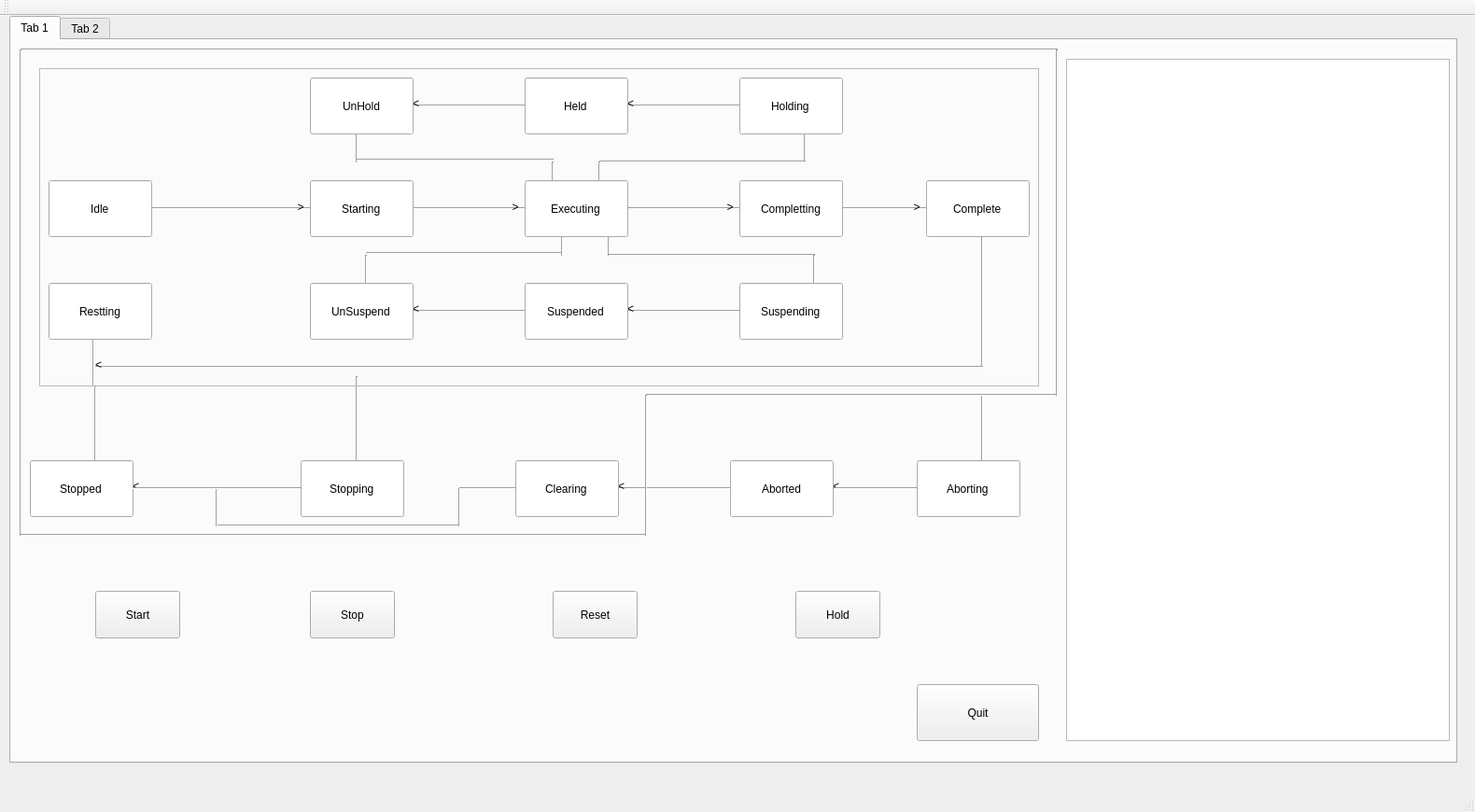
<?xml version="1.0" encoding="UTF-8"?>
<ui version="4.0">
 <class>MainWindow</class>
 <widget class="QMainWindow" name="MainWindow">
  <property name="geometry">
   <rect>
    <x>0</x>
    <y>0</y>
    <width>1580</width>
    <height>870</height>
   </rect>
  </property>
  <property name="windowTitle">
   <string>MainWindow</string>
  </property>
  <widget class="QWidget" name="centralWidget">
   <widget class="QTabWidget" name="tabWidget">
    <property name="geometry">
     <rect>
      <x>10</x>
      <y>0</y>
      <width>1551</width>
      <height>801</height>
     </rect>
    </property>
    <property name="currentIndex">
     <number>0</number>
    </property>
    <widget class="QWidget" name="Main">
     <attribute name="title">
      <string>Tab 1</string>
     </attribute>
     <widget class="Line" name="line_63">
      <property name="geometry">
       <rect>
        <x>360</x>
        <y>360</y>
        <width>20</width>
        <height>91</height>
       </rect>
      </property>
      <property name="orientation">
       <enum>Qt::Vertical</enum>
      </property>
     </widget>
     <widget class="QFrame" name="frame_2">
      <property name="geometry">
       <rect>
        <x>30</x>
        <y>30</y>
        <width>1071</width>
        <height>341</height>
       </rect>
      </property>
      <property name="styleSheet">
       <string notr="true">border-color: rgb(32, 74, 135);</string>
      </property>
      <property name="frameShape">
       <enum>QFrame::StyledPanel</enum>
      </property>
      <property name="frameShadow">
       <enum>QFrame::Raised</enum>
      </property>
      <widget class="Line" name="line_13">
       <property name="geometry">
        <rect>
         <x>630</x>
         <y>30</y>
         <width>121</width>
         <height>20</height>
        </rect>
       </property>
       <property name="orientation">
        <enum>Qt::Horizontal</enum>
       </property>
      </widget>
      <widget class="Line" name="line_14">
       <property name="geometry">
        <rect>
         <x>400</x>
         <y>30</y>
         <width>121</width>
         <height>20</height>
        </rect>
       </property>
       <property name="orientation">
        <enum>Qt::Horizontal</enum>
       </property>
      </widget>
      <widget class="Line" name="line_15">
       <property name="geometry">
        <rect>
         <x>630</x>
         <y>140</y>
         <width>121</width>
         <height>20</height>
        </rect>
       </property>
       <property name="orientation">
        <enum>Qt::Horizontal</enum>
       </property>
      </widget>
      <widget class="Line" name="line_16">
       <property name="geometry">
        <rect>
         <x>400</x>
         <y>140</y>
         <width>121</width>
         <height>20</height>
        </rect>
       </property>
       <property name="orientation">
        <enum>Qt::Horizontal</enum>
       </property>
      </widget>
      <widget class="Line" name="line_17">
       <property name="geometry">
        <rect>
         <x>400</x>
         <y>250</y>
         <width>121</width>
         <height>20</height>
        </rect>
       </property>
       <property name="orientation">
        <enum>Qt::Horizontal</enum>
       </property>
      </widget>
      <widget class="Line" name="line_18">
       <property name="geometry">
        <rect>
         <x>630</x>
         <y>250</y>
         <width>121</width>
         <height>20</height>
        </rect>
       </property>
       <property name="orientation">
        <enum>Qt::Horizontal</enum>
       </property>
      </widget>
      <widget class="Line" name="line_19">
       <property name="geometry">
        <rect>
         <x>330</x>
         <y>70</y>
         <width>20</width>
         <height>31</height>
        </rect>
       </property>
       <property name="orientation">
        <enum>Qt::Vertical</enum>
       </property>
      </widget>
      <widget class="Line" name="line_20">
       <property name="geometry">
        <rect>
         <x>340</x>
         <y>90</y>
         <width>211</width>
         <height>16</height>
        </rect>
       </property>
       <property name="orientation">
        <enum>Qt::Horizontal</enum>
       </property>
      </widget>
      <widget class="Line" name="line_21">
       <property name="geometry">
        <rect>
         <x>810</x>
         <y>70</y>
         <width>20</width>
         <height>31</height>
        </rect>
       </property>
       <property name="orientation">
        <enum>Qt::Vertical</enum>
       </property>
      </widget>
      <widget class="Line" name="line_22">
       <property name="geometry">
        <rect>
         <x>600</x>
         <y>90</y>
         <width>221</width>
         <height>20</height>
        </rect>
       </property>
       <property name="orientation">
        <enum>Qt::Horizontal</enum>
       </property>
      </widget>
      <widget class="Line" name="line_23">
       <property name="geometry">
        <rect>
         <x>540</x>
         <y>100</y>
         <width>20</width>
         <height>21</height>
        </rect>
       </property>
       <property name="orientation">
        <enum>Qt::Vertical</enum>
       </property>
      </widget>
      <widget class="Line" name="line_24">
       <property name="geometry">
        <rect>
         <x>590</x>
         <y>100</y>
         <width>20</width>
         <height>21</height>
        </rect>
       </property>
       <property name="orientation">
        <enum>Qt::Vertical</enum>
       </property>
      </widget>
      <widget class="Line" name="line_43">
       <property name="geometry">
        <rect>
         <x>340</x>
         <y>200</y>
         <width>20</width>
         <height>31</height>
        </rect>
       </property>
       <property name="orientation">
        <enum>Qt::Vertical</enum>
       </property>
      </widget>
      <widget class="Line" name="line_44">
       <property name="geometry">
        <rect>
         <x>350</x>
         <y>190</y>
         <width>211</width>
         <height>16</height>
        </rect>
       </property>
       <property name="orientation">
        <enum>Qt::Horizontal</enum>
       </property>
      </widget>
      <widget class="Line" name="line_45">
       <property name="geometry">
        <rect>
         <x>550</x>
         <y>180</y>
         <width>20</width>
         <height>21</height>
        </rect>
       </property>
       <property name="orientation">
        <enum>Qt::Vertical</enum>
       </property>
      </widget>
      <widget class="Line" name="line_46">
       <property name="geometry">
        <rect>
         <x>600</x>
         <y>180</y>
         <width>20</width>
         <height>21</height>
        </rect>
       </property>
       <property name="orientation">
        <enum>Qt::Vertical</enum>
       </property>
      </widget>
      <widget class="Line" name="line_48">
       <property name="geometry">
        <rect>
         <x>610</x>
         <y>190</y>
         <width>221</width>
         <height>20</height>
        </rect>
       </property>
       <property name="orientation">
        <enum>Qt::Horizontal</enum>
       </property>
      </widget>
      <widget class="Line" name="line_49">
       <property name="geometry">
        <rect>
         <x>820</x>
         <y>200</y>
         <width>20</width>
         <height>31</height>
        </rect>
       </property>
       <property name="orientation">
        <enum>Qt::Vertical</enum>
       </property>
      </widget>
      <widget class="QLabel" name="label_6">
       <property name="geometry">
        <rect>
         <x>630</x>
         <y>30</y>
         <width>67</width>
         <height>17</height>
        </rect>
       </property>
       <property name="text">
        <string>&lt;</string>
       </property>
      </widget>
      <widget class="QLabel" name="label_11">
       <property name="geometry">
        <rect>
         <x>400</x>
         <y>30</y>
         <width>67</width>
         <height>17</height>
        </rect>
       </property>
       <property name="text">
        <string>&lt;</string>
       </property>
      </widget>
      <widget class="QLabel" name="label_12">
       <property name="geometry">
        <rect>
         <x>630</x>
         <y>250</y>
         <width>67</width>
         <height>17</height>
        </rect>
       </property>
       <property name="text">
        <string>&lt;</string>
       </property>
      </widget>
      <widget class="QLabel" name="label_13">
       <property name="geometry">
        <rect>
         <x>400</x>
         <y>250</y>
         <width>67</width>
         <height>17</height>
        </rect>
       </property>
       <property name="text">
        <string>&lt;</string>
       </property>
      </widget>
      <widget class="Line" name="line_50">
       <property name="geometry">
        <rect>
         <x>1080</x>
         <y>-10</y>
         <width>20</width>
         <height>371</height>
        </rect>
       </property>
       <property name="orientation">
        <enum>Qt::Vertical</enum>
       </property>
      </widget>
      <widget class="QLabel" name="label_16">
       <property name="geometry">
        <rect>
         <x>110</x>
         <y>440</y>
         <width>67</width>
         <height>20</height>
        </rect>
       </property>
       <property name="text">
        <string>&lt;</string>
       </property>
      </widget>
      <widget class="Line" name="line_60">
       <property name="windowModality">
        <enum>Qt::WindowModal</enum>
       </property>
       <property name="geometry">
        <rect>
         <x>1000</x>
         <y>180</y>
         <width>20</width>
         <height>141</height>
        </rect>
       </property>
       <property name="orientation">
        <enum>Qt::Vertical</enum>
       </property>
      </widget>
      <widget class="Line" name="line_64">
       <property name="geometry">
        <rect>
         <x>60</x>
         <y>310</y>
         <width>951</width>
         <height>20</height>
        </rect>
       </property>
       <property name="orientation">
        <enum>Qt::Horizontal</enum>
       </property>
      </widget>
      <widget class="Line" name="line_65">
       <property name="geometry">
        <rect>
         <x>50</x>
         <y>290</y>
         <width>16</width>
         <height>131</height>
        </rect>
       </property>
       <property name="orientation">
        <enum>Qt::Vertical</enum>
       </property>
      </widget>
      <widget class="Line" name="line_66">
       <property name="geometry">
        <rect>
         <x>120</x>
         <y>140</y>
         <width>171</width>
         <height>20</height>
        </rect>
       </property>
       <property name="orientation">
        <enum>Qt::Horizontal</enum>
       </property>
      </widget>
      <widget class="QLabel" name="label_17">
       <property name="geometry">
        <rect>
         <x>220</x>
         <y>140</y>
         <width>67</width>
         <height>17</height>
        </rect>
       </property>
       <property name="text">
        <string>                 &gt;</string>
       </property>
      </widget>
      <widget class="QLabel" name="label_20">
       <property name="geometry">
        <rect>
         <x>450</x>
         <y>140</y>
         <width>67</width>
         <height>17</height>
        </rect>
       </property>
       <property name="text">
        <string>                 &gt;</string>
       </property>
      </widget>
      <widget class="Line" name="line_67">
       <property name="geometry">
        <rect>
         <x>860</x>
         <y>140</y>
         <width>91</width>
         <height>20</height>
        </rect>
       </property>
       <property name="orientation">
        <enum>Qt::Horizontal</enum>
       </property>
      </widget>
      <widget class="QLineEdit" name="unheld_lineEdit">
       <property name="geometry">
        <rect>
         <x>290</x>
         <y>10</y>
         <width>111</width>
         <height>61</height>
        </rect>
       </property>
       <property name="text">
        <string>UnHold</string>
       </property>
       <property name="alignment">
        <set>Qt::AlignCenter</set>
       </property>
      </widget>
      <widget class="QLineEdit" name="held_lineEdit">
       <property name="geometry">
        <rect>
         <x>520</x>
         <y>10</y>
         <width>111</width>
         <height>61</height>
        </rect>
       </property>
       <property name="text">
        <string>Held</string>
       </property>
       <property name="alignment">
        <set>Qt::AlignCenter</set>
       </property>
      </widget>
      <widget class="QLineEdit" name="holding_lineEdit">
       <property name="geometry">
        <rect>
         <x>750</x>
         <y>10</y>
         <width>111</width>
         <height>61</height>
        </rect>
       </property>
       <property name="text">
        <string>Holding</string>
       </property>
       <property name="alignment">
        <set>Qt::AlignCenter</set>
       </property>
      </widget>
      <widget class="QLineEdit" name="idle_lineEdit">
       <property name="geometry">
        <rect>
         <x>10</x>
         <y>120</y>
         <width>111</width>
         <height>61</height>
        </rect>
       </property>
       <property name="text">
        <string>Idle</string>
       </property>
       <property name="alignment">
        <set>Qt::AlignCenter</set>
       </property>
      </widget>
      <widget class="QLineEdit" name="starting_lineEdit">
       <property name="geometry">
        <rect>
         <x>290</x>
         <y>120</y>
         <width>111</width>
         <height>61</height>
        </rect>
       </property>
       <property name="text">
        <string>Starting</string>
       </property>
       <property name="alignment">
        <set>Qt::AlignCenter</set>
       </property>
      </widget>
      <widget class="QLineEdit" name="executing_lineEdit">
       <property name="geometry">
        <rect>
         <x>520</x>
         <y>120</y>
         <width>111</width>
         <height>61</height>
        </rect>
       </property>
       <property name="styleSheet">
        <string notr="true"/>
       </property>
       <property name="text">
        <string>Executing</string>
       </property>
       <property name="alignment">
        <set>Qt::AlignCenter</set>
       </property>
      </widget>
      <widget class="QLineEdit" name="completting_lineEdit">
       <property name="geometry">
        <rect>
         <x>750</x>
         <y>120</y>
         <width>111</width>
         <height>61</height>
        </rect>
       </property>
       <property name="text">
        <string>Completting</string>
       </property>
       <property name="alignment">
        <set>Qt::AlignCenter</set>
       </property>
      </widget>
      <widget class="QLineEdit" name="complete_lineEdit">
       <property name="geometry">
        <rect>
         <x>950</x>
         <y>120</y>
         <width>111</width>
         <height>61</height>
        </rect>
       </property>
       <property name="text">
        <string>Complete</string>
       </property>
       <property name="alignment">
        <set>Qt::AlignCenter</set>
       </property>
      </widget>
      <widget class="QLineEdit" name="restting_lineEdit">
       <property name="geometry">
        <rect>
         <x>10</x>
         <y>230</y>
         <width>111</width>
         <height>61</height>
        </rect>
       </property>
       <property name="text">
        <string>Restting</string>
       </property>
       <property name="alignment">
        <set>Qt::AlignCenter</set>
       </property>
      </widget>
      <widget class="QLineEdit" name="unsuspend_lineEdit">
       <property name="geometry">
        <rect>
         <x>290</x>
         <y>230</y>
         <width>111</width>
         <height>61</height>
        </rect>
       </property>
       <property name="text">
        <string>UnSuspend</string>
       </property>
       <property name="alignment">
        <set>Qt::AlignCenter</set>
       </property>
      </widget>
      <widget class="QLineEdit" name="suspended_lineEdit">
       <property name="geometry">
        <rect>
         <x>520</x>
         <y>230</y>
         <width>111</width>
         <height>61</height>
        </rect>
       </property>
       <property name="text">
        <string>Suspended</string>
       </property>
       <property name="alignment">
        <set>Qt::AlignCenter</set>
       </property>
      </widget>
      <widget class="QLineEdit" name="Suspending_lineEdit">
       <property name="geometry">
        <rect>
         <x>750</x>
         <y>230</y>
         <width>111</width>
         <height>61</height>
        </rect>
       </property>
       <property name="text">
        <string>Suspending</string>
       </property>
       <property name="alignment">
        <set>Qt::AlignCenter</set>
       </property>
      </widget>
      <widget class="QLabel" name="label_21">
       <property name="geometry">
        <rect>
         <x>1260</x>
         <y>-130</y>
         <width>67</width>
         <height>17</height>
        </rect>
       </property>
       <property name="text">
        <string>TextLabel</string>
       </property>
      </widget>
      <widget class="QLabel" name="label_22">
       <property name="geometry">
        <rect>
         <x>60</x>
         <y>310</y>
         <width>67</width>
         <height>17</height>
        </rect>
       </property>
       <property name="text">
        <string>&lt;</string>
       </property>
      </widget>
     </widget>
     <widget class="Line" name="line_52">
      <property name="geometry">
       <rect>
        <x>650</x>
        <y>470</y>
        <width>121</width>
        <height>20</height>
       </rect>
      </property>
      <property name="orientation">
       <enum>Qt::Horizontal</enum>
      </property>
     </widget>
     <widget class="Line" name="line_55">
      <property name="geometry">
       <rect>
        <x>220</x>
        <y>510</y>
        <width>261</width>
        <height>20</height>
       </rect>
      </property>
      <property name="orientation">
       <enum>Qt::Horizontal</enum>
      </property>
     </widget>
     <widget class="QTextEdit" name="textEdit">
      <property name="geometry">
       <rect>
        <x>1130</x>
        <y>20</y>
        <width>411</width>
        <height>731</height>
       </rect>
      </property>
     </widget>
     <widget class="QPushButton" name="stop_pushButton">
      <property name="geometry">
       <rect>
        <x>320</x>
        <y>590</y>
        <width>91</width>
        <height>51</height>
       </rect>
      </property>
      <property name="styleSheet">
       <string notr="true">selection-background-color: qradialgradient(spread:pad, cx:0.5, cy:0.5, radius:0.5, fx:0.5, fy:0.5, stop:0 rgba(0, 0, 0, 0), stop:0.52 rgba(0, 0, 0, 0), stop:0.565 rgba(82, 121, 76, 33), stop:0.65 rgba(159, 235, 148, 64), stop:0.721925 rgba(255, 238, 150, 129), stop:0.77 rgba(255, 128, 128, 204), stop:0.89 rgba(191, 128, 255, 64), stop:1 rgba(0, 0, 0, 0));</string>
      </property>
      <property name="text">
       <string>Stop</string>
      </property>
      <property name="checkable">
       <bool>true</bool>
      </property>
     </widget>
     <widget class="Line" name="line_68">
      <property name="geometry">
       <rect>
        <x>80</x>
        <y>370</y>
        <width>20</width>
        <height>81</height>
       </rect>
      </property>
      <property name="orientation">
       <enum>Qt::Vertical</enum>
      </property>
     </widget>
     <widget class="Line" name="line_56">
      <property name="geometry">
       <rect>
        <x>210</x>
        <y>480</y>
        <width>20</width>
        <height>41</height>
       </rect>
      </property>
      <property name="orientation">
       <enum>Qt::Vertical</enum>
      </property>
     </widget>
     <widget class="Line" name="line_51">
      <property name="geometry">
       <rect>
        <x>10</x>
        <y>0</y>
        <width>1111</width>
        <height>21</height>
       </rect>
      </property>
      <property name="orientation">
       <enum>Qt::Horizontal</enum>
      </property>
     </widget>
     <widget class="QLabel" name="label_23">
      <property name="geometry">
       <rect>
        <x>880</x>
        <y>470</y>
        <width>67</width>
        <height>17</height>
       </rect>
      </property>
      <property name="text">
       <string>&lt;</string>
      </property>
     </widget>
     <widget class="QPushButton" name="Hold_pushButton">
      <property name="geometry">
       <rect>
        <x>840</x>
        <y>590</y>
        <width>91</width>
        <height>51</height>
       </rect>
      </property>
      <property name="text">
       <string>Hold</string>
      </property>
      <property name="checkable">
       <bool>true</bool>
      </property>
     </widget>
     <widget class="QPushButton" name="reset_pushButton">
      <property name="geometry">
       <rect>
        <x>580</x>
        <y>590</y>
        <width>91</width>
        <height>51</height>
       </rect>
      </property>
      <property name="styleSheet">
       <string notr="true">selection-background-color: qradialgradient(spread:pad, cx:0.5, cy:0.5, radius:0.5, fx:0.5, fy:0.5, stop:0 rgba(0, 0, 0, 0), stop:0.52 rgba(0, 0, 0, 0), stop:0.565 rgba(82, 121, 76, 33), stop:0.65 rgba(159, 235, 148, 64), stop:0.721925 rgba(255, 238, 150, 129), stop:0.77 rgba(255, 128, 128, 204), stop:0.89 rgba(191, 128, 255, 64), stop:1 rgba(0, 0, 0, 0));</string>
      </property>
      <property name="text">
       <string>Reset</string>
      </property>
      <property name="iconSize">
       <size>
        <width>16</width>
        <height>16</height>
       </size>
      </property>
      <property name="checkable">
       <bool>false</bool>
      </property>
     </widget>
     <widget class="QLabel" name="label_24">
      <property name="geometry">
       <rect>
        <x>130</x>
        <y>470</y>
        <width>67</width>
        <height>17</height>
       </rect>
      </property>
      <property name="text">
       <string>&lt;</string>
      </property>
     </widget>
     <widget class="Line" name="line_69">
      <property name="geometry">
       <rect>
        <x>1030</x>
        <y>380</y>
        <width>20</width>
        <height>71</height>
       </rect>
      </property>
      <property name="orientation">
       <enum>Qt::Vertical</enum>
      </property>
     </widget>
     <widget class="Line" name="line_53">
      <property name="geometry">
       <rect>
        <x>880</x>
        <y>470</y>
        <width>91</width>
        <height>20</height>
       </rect>
      </property>
      <property name="orientation">
       <enum>Qt::Horizontal</enum>
      </property>
     </widget>
     <widget class="Line" name="line_54">
      <property name="geometry">
       <rect>
        <x>470</x>
        <y>480</y>
        <width>20</width>
        <height>41</height>
       </rect>
      </property>
      <property name="orientation">
       <enum>Qt::Vertical</enum>
      </property>
     </widget>
     <widget class="QLabel" name="label_25">
      <property name="geometry">
       <rect>
        <x>910</x>
        <y>170</y>
        <width>67</width>
        <height>17</height>
       </rect>
      </property>
      <property name="text">
       <string>                 &gt;</string>
      </property>
     </widget>
     <widget class="QLineEdit" name="stopping_lineEdit">
      <property name="geometry">
       <rect>
        <x>310</x>
        <y>450</y>
        <width>111</width>
        <height>61</height>
       </rect>
      </property>
      <property name="text">
       <string>Stopping</string>
      </property>
      <property name="alignment">
       <set>Qt::AlignCenter</set>
      </property>
     </widget>
     <widget class="Line" name="line_70">
      <property name="geometry">
       <rect>
        <x>680</x>
        <y>370</y>
        <width>441</width>
        <height>20</height>
       </rect>
      </property>
      <property name="orientation">
       <enum>Qt::Horizontal</enum>
      </property>
     </widget>
     <widget class="Line" name="line_71">
      <property name="geometry">
       <rect>
        <x>1110</x>
        <y>10</y>
        <width>20</width>
        <height>371</height>
       </rect>
      </property>
      <property name="orientation">
       <enum>Qt::Vertical</enum>
      </property>
     </widget>
     <widget class="QLineEdit" name="stopped_lineEdit">
      <property name="geometry">
       <rect>
        <x>20</x>
        <y>450</y>
        <width>111</width>
        <height>61</height>
       </rect>
      </property>
      <property name="text">
       <string>Stopped</string>
      </property>
      <property name="alignment">
       <set>Qt::AlignCenter</set>
      </property>
     </widget>
     <widget class="QPushButton" name="quit_pushButton">
      <property name="geometry">
       <rect>
        <x>970</x>
        <y>690</y>
        <width>131</width>
        <height>61</height>
       </rect>
      </property>
      <property name="text">
       <string>Quit</string>
      </property>
     </widget>
     <widget class="Line" name="line_73">
      <property name="geometry">
       <rect>
        <x>130</x>
        <y>470</y>
        <width>181</width>
        <height>20</height>
       </rect>
      </property>
      <property name="orientation">
       <enum>Qt::Horizontal</enum>
      </property>
     </widget>
     <widget class="QLineEdit" name="aborted_lineEdit">
      <property name="geometry">
       <rect>
        <x>770</x>
        <y>450</y>
        <width>111</width>
        <height>61</height>
       </rect>
      </property>
      <property name="text">
       <string>Aborted</string>
      </property>
      <property name="alignment">
       <set>Qt::AlignCenter</set>
      </property>
     </widget>
     <widget class="Line" name="line_74">
      <property name="geometry">
       <rect>
        <x>-10</x>
        <y>10</y>
        <width>41</width>
        <height>521</height>
       </rect>
      </property>
      <property name="orientation">
       <enum>Qt::Vertical</enum>
      </property>
     </widget>
     <widget class="QLabel" name="label_28">
      <property name="geometry">
       <rect>
        <x>650</x>
        <y>470</y>
        <width>67</width>
        <height>17</height>
       </rect>
      </property>
      <property name="text">
       <string>&lt;</string>
      </property>
     </widget>
     <widget class="QPushButton" name="start_pushButton">
      <property name="geometry">
       <rect>
        <x>90</x>
        <y>590</y>
        <width>91</width>
        <height>51</height>
       </rect>
      </property>
      <property name="styleSheet">
       <string notr="true">selection-background-color: qradialgradient(spread:pad, cx:0.5, cy:0.5, radius:0.5, fx:0.5, fy:0.5, stop:0 rgba(0, 0, 0, 0), stop:0.52 rgba(0, 0, 0, 0), stop:0.565 rgba(82, 121, 76, 33), stop:0.65 rgba(159, 235, 148, 64), stop:0.721925 rgba(255, 238, 150, 129), stop:0.77 rgba(255, 128, 128, 204), stop:0.89 rgba(191, 128, 255, 64), stop:1 rgba(255, 255, 255, 0));</string>
      </property>
      <property name="text">
       <string>Start</string>
      </property>
      <property name="shortcut">
       <string notr="true"/>
      </property>
      <property name="checkable">
       <bool>false</bool>
      </property>
      <property name="checked">
       <bool>false</bool>
      </property>
      <property name="autoRepeat">
       <bool>false</bool>
      </property>
     </widget>
     <widget class="Line" name="line_75">
      <property name="geometry">
       <rect>
        <x>10</x>
        <y>520</y>
        <width>671</width>
        <height>21</height>
       </rect>
      </property>
      <property name="orientation">
       <enum>Qt::Horizontal</enum>
      </property>
     </widget>
     <widget class="QLineEdit" name="aborting_lineEdit">
      <property name="geometry">
       <rect>
        <x>970</x>
        <y>450</y>
        <width>111</width>
        <height>61</height>
       </rect>
      </property>
      <property name="text">
       <string>Aborting</string>
      </property>
      <property name="alignment">
       <set>Qt::AlignCenter</set>
      </property>
     </widget>
     <widget class="Line" name="line_76">
      <property name="geometry">
       <rect>
        <x>670</x>
        <y>380</y>
        <width>20</width>
        <height>151</height>
       </rect>
      </property>
      <property name="orientation">
       <enum>Qt::Vertical</enum>
      </property>
     </widget>
     <widget class="QLineEdit" name="clearing_lineEdit">
      <property name="geometry">
       <rect>
        <x>540</x>
        <y>450</y>
        <width>111</width>
        <height>61</height>
       </rect>
      </property>
      <property name="text">
       <string>Clearing</string>
      </property>
      <property name="alignment">
       <set>Qt::AlignCenter</set>
      </property>
     </widget>
     <widget class="QLabel" name="label_29">
      <property name="geometry">
       <rect>
        <x>710</x>
        <y>170</y>
        <width>67</width>
        <height>17</height>
       </rect>
      </property>
      <property name="text">
       <string>                 &gt;</string>
      </property>
     </widget>
     <widget class="Line" name="line_77">
      <property name="geometry">
       <rect>
        <x>480</x>
        <y>470</y>
        <width>61</width>
        <height>20</height>
       </rect>
      </property>
      <property name="orientation">
       <enum>Qt::Horizontal</enum>
      </property>
     </widget>
    </widget>
    <widget class="QWidget" name="OEE">
     <attribute name="title">
      <string>Tab 2</string>
     </attribute>
     <widget class="QLabel" name="label_30">
      <property name="geometry">
       <rect>
        <x>550</x>
        <y>160</y>
        <width>141</width>
        <height>31</height>
       </rect>
      </property>
      <property name="text">
       <string>Succesful Orders:</string>
      </property>
     </widget>
     <widget class="QLabel" name="label_31">
      <property name="geometry">
       <rect>
        <x>40</x>
        <y>40</y>
        <width>111</width>
        <height>17</height>
       </rect>
      </property>
      <property name="text">
       <string>Current Time:</string>
      </property>
     </widget>
     <widget class="QLCDNumber" name="totalOrdersCount_lcd">
      <property name="geometry">
       <rect>
        <x>220</x>
        <y>150</y>
        <width>121</width>
        <height>51</height>
       </rect>
      </property>
     </widget>
     <widget class="QLabel" name="label_32">
      <property name="geometry">
       <rect>
        <x>1090</x>
        <y>160</y>
        <width>141</width>
        <height>31</height>
       </rect>
      </property>
      <property name="text">
       <string> Fault Orders:</string>
      </property>
     </widget>
     <widget class="QLabel" name="label_33">
      <property name="geometry">
       <rect>
        <x>1100</x>
        <y>40</y>
        <width>131</width>
        <height>17</height>
       </rect>
      </property>
      <property name="text">
       <string>Total Time:</string>
      </property>
     </widget>
     <widget class="QLCDNumber" name="CurrentTime_lcd">
      <property name="geometry">
       <rect>
        <x>220</x>
        <y>20</y>
        <width>121</width>
        <height>51</height>
       </rect>
      </property>
     </widget>
     <widget class="QLabel" name="label_34">
      <property name="geometry">
       <rect>
        <x>550</x>
        <y>40</y>
        <width>131</width>
        <height>17</height>
       </rect>
      </property>
      <property name="text">
       <string>Run Time:</string>
      </property>
     </widget>
     <widget class="QLCDNumber" name="faultsOrdersCount_lcd">
      <property name="geometry">
       <rect>
        <x>1300</x>
        <y>150</y>
        <width>131</width>
        <height>61</height>
       </rect>
      </property>
     </widget>
     <widget class="QLabel" name="label_35">
      <property name="geometry">
       <rect>
        <x>40</x>
        <y>160</y>
        <width>141</width>
        <height>31</height>
       </rect>
      </property>
      <property name="text">
       <string> Total Orders:</string>
      </property>
     </widget>
     <widget class="QLCDNumber" name="SuccesfulOrdersCount_lcd">
      <property name="geometry">
       <rect>
        <x>750</x>
        <y>140</y>
        <width>141</width>
        <height>61</height>
       </rect>
      </property>
     </widget>
     <widget class="QLabel" name="label_36">
      <property name="geometry">
       <rect>
        <x>40</x>
        <y>300</y>
        <width>141</width>
        <height>31</height>
       </rect>
      </property>
      <property name="text">
       <string>Availabilty</string>
      </property>
     </widget>
     <widget class="QLCDNumber" name="availabilty_lcd">
      <property name="geometry">
       <rect>
        <x>220</x>
        <y>290</y>
        <width>121</width>
        <height>51</height>
       </rect>
      </property>
     </widget>
     <widget class="QLCDNumber" name="performance_lcd">
      <property name="geometry">
       <rect>
        <x>220</x>
        <y>430</y>
        <width>121</width>
        <height>51</height>
       </rect>
      </property>
     </widget>
     <widget class="QLabel" name="label_64">
      <property name="geometry">
       <rect>
        <x>40</x>
        <y>440</y>
        <width>141</width>
        <height>31</height>
       </rect>
      </property>
      <property name="text">
       <string>Performance</string>
      </property>
     </widget>
     <widget class="QLCDNumber" name="quality_lcd">
      <property name="geometry">
       <rect>
        <x>220</x>
        <y>550</y>
        <width>121</width>
        <height>51</height>
       </rect>
      </property>
     </widget>
     <widget class="QLabel" name="label_65">
      <property name="geometry">
       <rect>
        <x>40</x>
        <y>560</y>
        <width>141</width>
        <height>31</height>
       </rect>
      </property>
      <property name="text">
       <string>Quality</string>
      </property>
     </widget>
     <widget class="QLCDNumber" name="oee_lcd">
      <property name="geometry">
       <rect>
        <x>220</x>
        <y>690</y>
        <width>121</width>
        <height>51</height>
       </rect>
      </property>
     </widget>
     <widget class="QLabel" name="label_66">
      <property name="geometry">
       <rect>
        <x>40</x>
        <y>700</y>
        <width>141</width>
        <height>31</height>
       </rect>
      </property>
      <property name="text">
       <string>OEE</string>
      </property>
     </widget>
     <widget class="QProgressBar" name="availabilty_progressBar">
      <property name="geometry">
       <rect>
        <x>530</x>
        <y>290</y>
        <width>971</width>
        <height>51</height>
       </rect>
      </property>
      <property name="value">
       <number>24</number>
      </property>
     </widget>
     <widget class="QProgressBar" name="performance_progressBar">
      <property name="geometry">
       <rect>
        <x>530</x>
        <y>420</y>
        <width>971</width>
        <height>51</height>
       </rect>
      </property>
      <property name="value">
       <number>24</number>
      </property>
     </widget>
     <widget class="QProgressBar" name="quality_progressBar">
      <property name="geometry">
       <rect>
        <x>530</x>
        <y>550</y>
        <width>971</width>
        <height>51</height>
       </rect>
      </property>
      <property name="value">
       <number>24</number>
      </property>
     </widget>
     <widget class="QProgressBar" name="oee_progressBar">
      <property name="geometry">
       <rect>
        <x>530</x>
        <y>700</y>
        <width>971</width>
        <height>51</height>
       </rect>
      </property>
      <property name="value">
       <number>24</number>
      </property>
     </widget>
     <widget class="QLineEdit" name="runTime_lineEdit">
      <property name="geometry">
       <rect>
        <x>750</x>
        <y>20</y>
        <width>61</width>
        <height>51</height>
       </rect>
      </property>
     </widget>
     <widget class="QLineEdit" name="runtime_lineEdit_2">
      <property name="geometry">
       <rect>
        <x>830</x>
        <y>20</y>
        <width>61</width>
        <height>51</height>
       </rect>
      </property>
     </widget>
     <widget class="QLabel" name="label_37">
      <property name="geometry">
       <rect>
        <x>810</x>
        <y>30</y>
        <width>20</width>
        <height>41</height>
       </rect>
      </property>
      <property name="text">
       <string>:</string>
      </property>
      <property name="alignment">
       <set>Qt::AlignCenter</set>
      </property>
     </widget>
     <widget class="QLabel" name="label_38">
      <property name="geometry">
       <rect>
        <x>1350</x>
        <y>30</y>
        <width>20</width>
        <height>41</height>
       </rect>
      </property>
      <property name="text">
       <string>:</string>
      </property>
      <property name="alignment">
       <set>Qt::AlignCenter</set>
      </property>
     </widget>
     <widget class="QLineEdit" name="totalTime_lineEdit_2">
      <property name="geometry">
       <rect>
        <x>1370</x>
        <y>20</y>
        <width>61</width>
        <height>51</height>
       </rect>
      </property>
     </widget>
     <widget class="QLineEdit" name="totalTime_lineEdit">
      <property name="geometry">
       <rect>
        <x>1290</x>
        <y>20</y>
        <width>61</width>
        <height>51</height>
       </rect>
      </property>
      <property name="layoutDirection">
       <enum>Qt::LeftToRight</enum>
      </property>
     </widget>
    </widget>
   </widget>
  </widget>
  <widget class="QMenuBar" name="menuBar">
   <property name="geometry">
    <rect>
     <x>0</x>
     <y>0</y>
     <width>1580</width>
     <height>22</height>
    </rect>
   </property>
  </widget>
  <widget class="QToolBar" name="mainToolBar">
   <attribute name="toolBarArea">
    <enum>TopToolBarArea</enum>
   </attribute>
   <attribute name="toolBarBreak">
    <bool>false</bool>
   </attribute>
  </widget>
  <widget class="QStatusBar" name="statusBar"/>
 </widget>
 <layoutdefault spacing="6" margin="11"/>
 <resources/>
 <connections/>
</ui>
